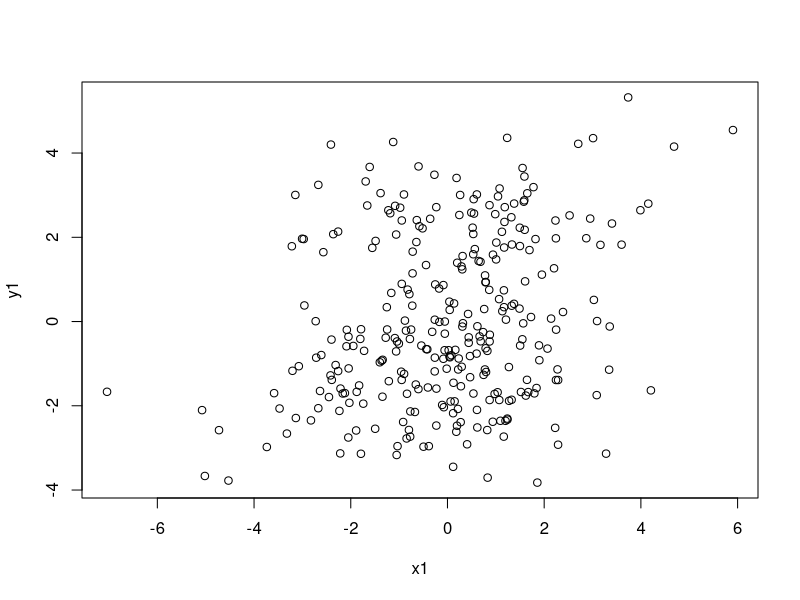
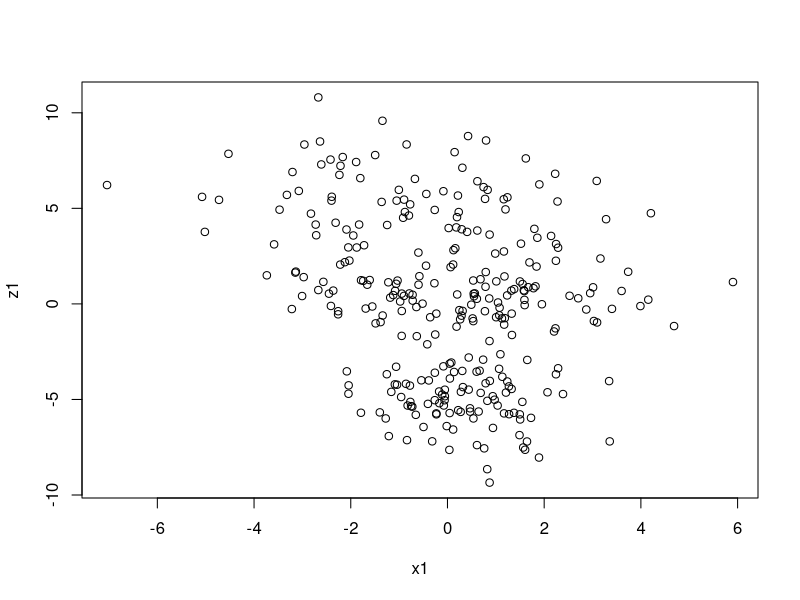
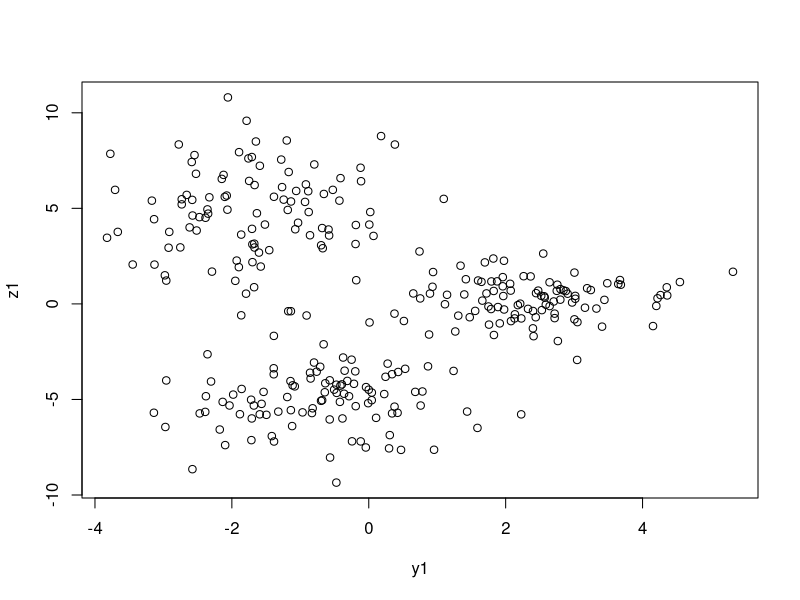
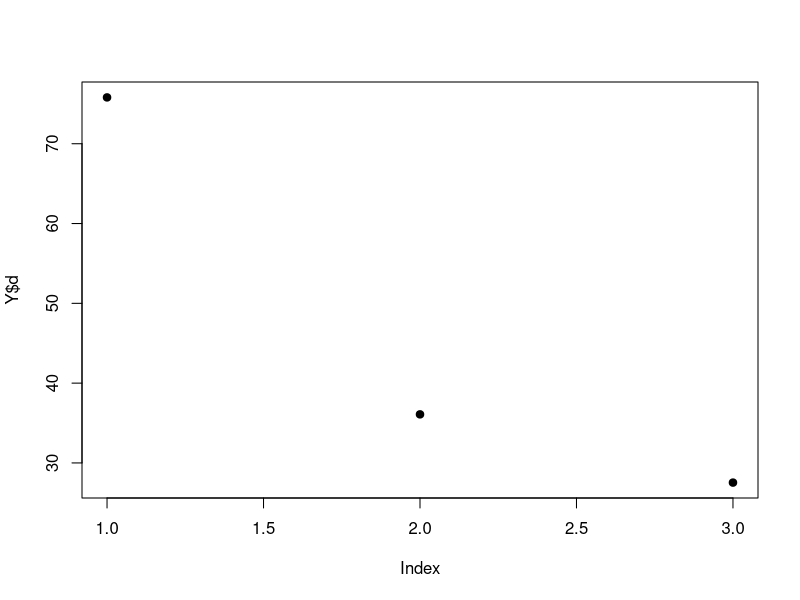
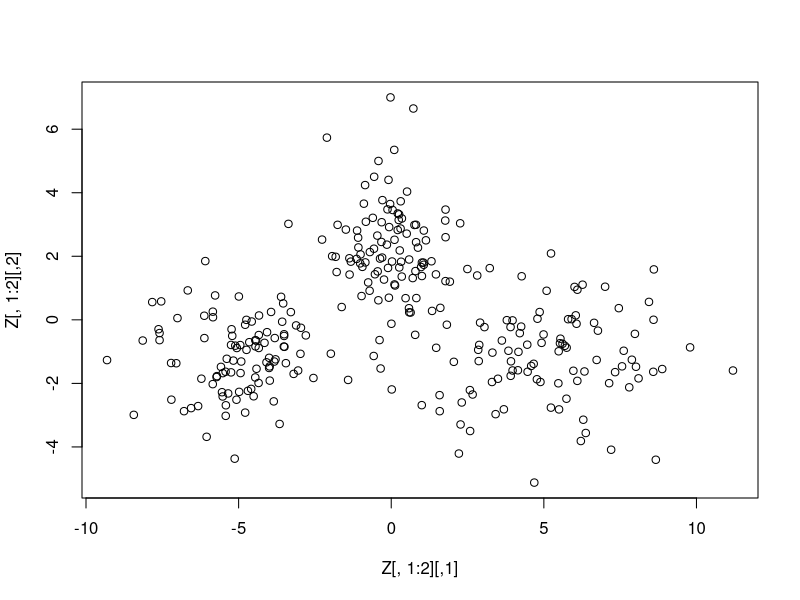
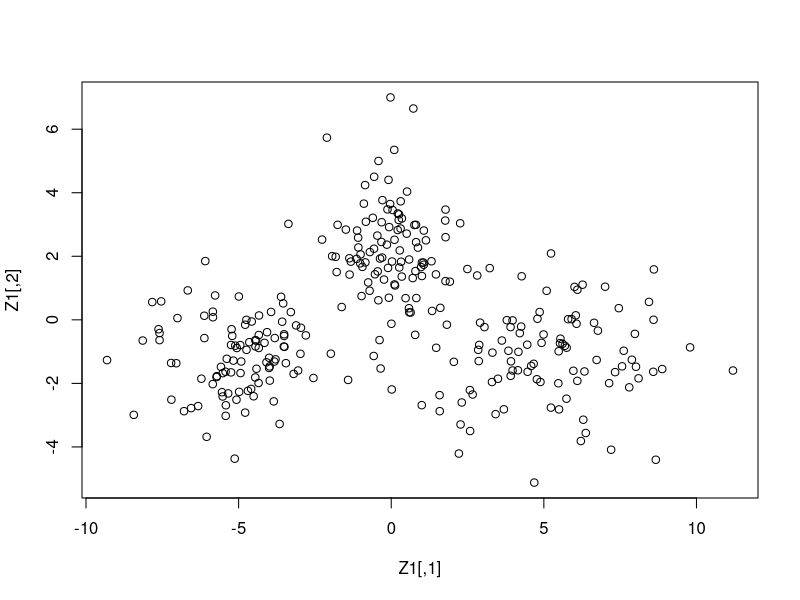
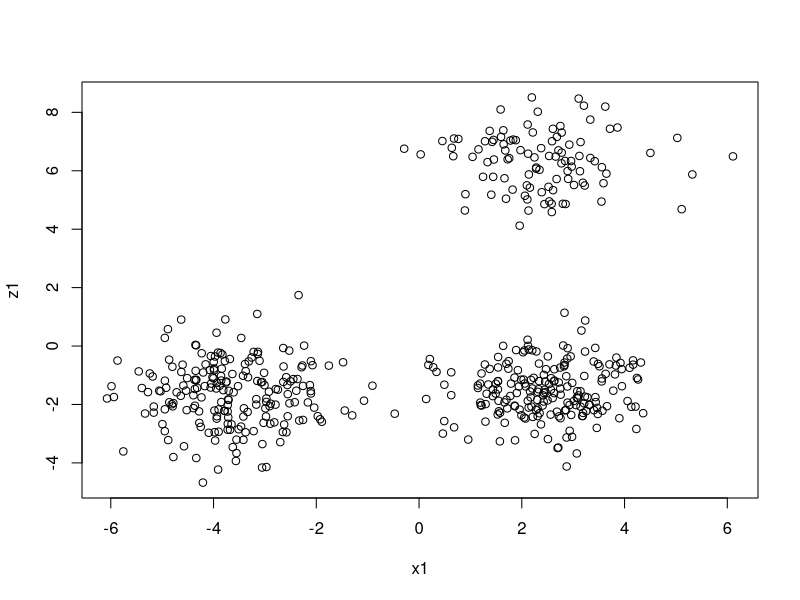
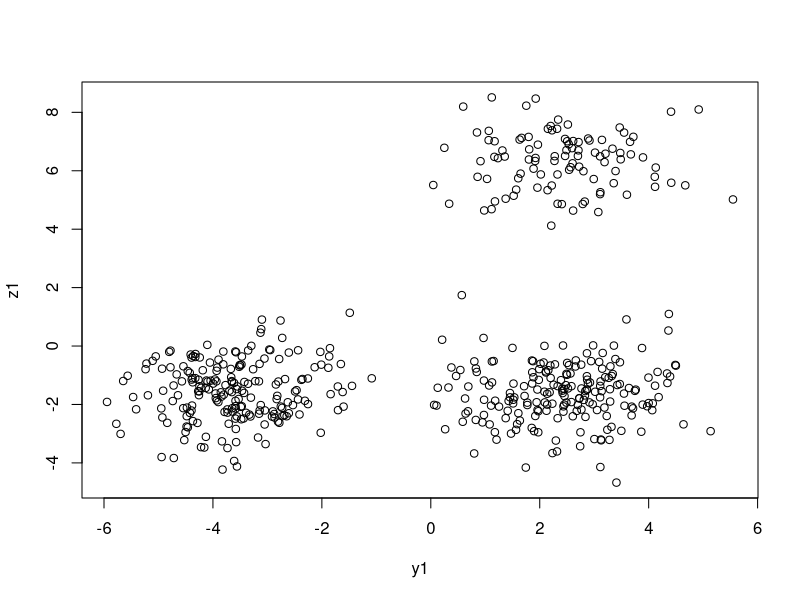

The R script that drew these images, in order:
x1 <- rnorm(100, mean = 0, sd = 1)
y1 <- rnorm(100, mean = 0, sd = 1)
z1 <- rnorm(100, mean = 0, sd = 1.5)

x2 <- rnorm(100, mean = -1, sd = 2)
y2 <- rnorm(100, mean = -1, sd = 1)
z2 <- rnorm(100, mean = 10, sd = 2) 

x3 <- rnorm(100, mean = 0, sd = 2)
y3 <- rnorm(100, mean = 3, sd = 1)
z3 <- rnorm(100, mean = 5, sd = 1) 

A <- cbind(x1,y1,z1)
B <- cbind(x2,y2,z2)
C <- cbind(x3,y3,z3)

X <- as.matrix(data.frame(rbind(A,B,C)))
X[,1] <- X[,1] - mean(X[,1])
X[,2] <- X[,2] - mean(X[,2])
X[,3] <- X[,3] - mean(X[,3])

plot(X[,c(1,2)])
plot(X[,c(1,3)])
plot(X[,c(2,3)])

Y <- svd(X)

plot(Y$d, pch = 19)

r <- 2
U <- Y$u
S <- diag(Y$d)
V <- Y$v

Z <- X%*%V
#sum(Z[,1]*Z[,2])
plot(Z[,1:2])

Z1 <- (U[,1:2])%*%(S[1:2,1:2])
#sum(Z1[,1]*Z1[,2])
plot(Z1)

#####################################

x1 <- rnorm(100, mean = 0, sd = 1)
y1 <- rnorm(100, mean = 0, sd = 1)
z1 <- rnorm(100, mean = 0, sd = 1)

x2 <- rnorm(100, mean = 6, sd = 1)
y2 <- rnorm(100, mean = 0, sd = 1)
z2 <- rnorm(100, mean = 0, sd = 1)

x3 <- rnorm(100, mean = 0, sd = 1)
y3 <- rnorm(100, mean = 6, sd = 1)
z3 <- rnorm(100, mean = 0, sd = 1)

x4 <- rnorm(100, mean = 6, sd = 1)
y4 <- rnorm(100, mean = 6, sd = 1)
z4 <- rnorm(100, mean = 0, sd = 1)

x5 <- rnorm(100, mean = 6, sd = 1)
y5 <- rnorm(100, mean = 6, sd = 1)
z5 <- rnorm(100, mean = 8, sd = 1)

A <- cbind(x1,y1,z1)
B <- cbind(x2,y2,z2)
C <- cbind(x3,y3,z3)
D <- cbind(x4,y4,z4)
E <- cbind(x5,y5,z5)

X <- rbind(A,B,C,D,E)
X[,1] <- X[,1] - mean(X[,1])
X[,2] <- X[,2] - mean(X[,2])
X[,3] <- X[,3] - mean(X[,3])

plot(X[,c(1,3)])
plot(X[,c(2,3)])
plot(X[,c(1,2)])

Y <- svd(X)

plot(Y$d, pch = 19)

r <- 2
U <- Y$u
S <- diag(Y$d)
V <- Y$v

Z <- X%*%V
#sum(Z[,1]*Z[,2])
plot(Z[,1:2])

##################################

x <- rnorm(200,0,10)
x <- x - mean(x)
y <- x + rnorm(200,0,10) 
y <- y - mean(y)
plot(y~x, pch = 18, cex = 1, col = "blue")
model <- lm(y~x) #fit a linear model
abline(model, col = "red", lwd = 3)
M <- matrix(cbind(x,y),ncol = 2)
N <- svd(M)
NU <- N$u[,1]
NS <- diag(N$d[1])
NV <- t(N$v[,1])
NP <- NU %*% t(NU)
NQ <- NP %*% M
lines(NQ, lwd = 3, col = "darkorange")

#######

X <- as.matrix(iris[,1:4])
#X <- as.matrix(mtcars)
#X <- as.matrix(LifeCycleSavings)

for (i in 1:ncol(X)){
  X[,i] <- X[,i] - mean(X[,i])
}

Y <- svd(X)

plot(Y$d, pch = 19)

r <- 2
U <- Y$u
S <- diag(Y$d)
V <- Y$v

Z <- X%*%V
#sum(Z[,1]*Z[,2])
plot(Z[,1:2])

######

plot(Z[,1:2],col=iris$Species)
#L <- Z[Z[,1] >0 & Z[,2] >0,]
#L

#######
install.packages("expm")
library(expm)

S <- matrix(c(95,1,1,15), nrow = 2)
Z <- matrix(rnorm(200), ncol = 2)
S2 <- sqrtm(S)
X <- t((S2%*%t(Z)))
cov(X)

plot(X[,2] ~ X[,1])

plot(X[,2] ~ X[,1], xlim = c(-35,35), ylim = c(-35,35))
eigen(cov(X))

S <- matrix(c(50,40,40,50), nrow = 2)
Z <- matrix(rnorm(200), ncol = 2)
S2 <- sqrtm(S)
X <- t((S2%*%t(Z)))
cov(X)

plot(X[,2] ~ X[,1], xlim = c(-35,35), ylim = c(-35,35))
eigen(cov(X))

########

S <- matrix(c(91.43,171.92,297.99,171.92,373.92,545.21,297.99,545.21,1297.26),nrow = 3, byrow = T)
Z <- matrix(rnorm(300),ncol=3)
S2 <- sqrtm(S)
X <- t((S2%*%t(Z)))

cov(X)
S

Y <- svd(X)

plot(Y$d, pch = 19)

r <- 2
U <- Y$u
S <- diag(Y$d)
V <- Y$v

Z <- X%*%V
sum(Z[,1]*Z[,2])
plot(Z[,1:2], xlim = c(-110,100), ylim = c(-110,110))
V
